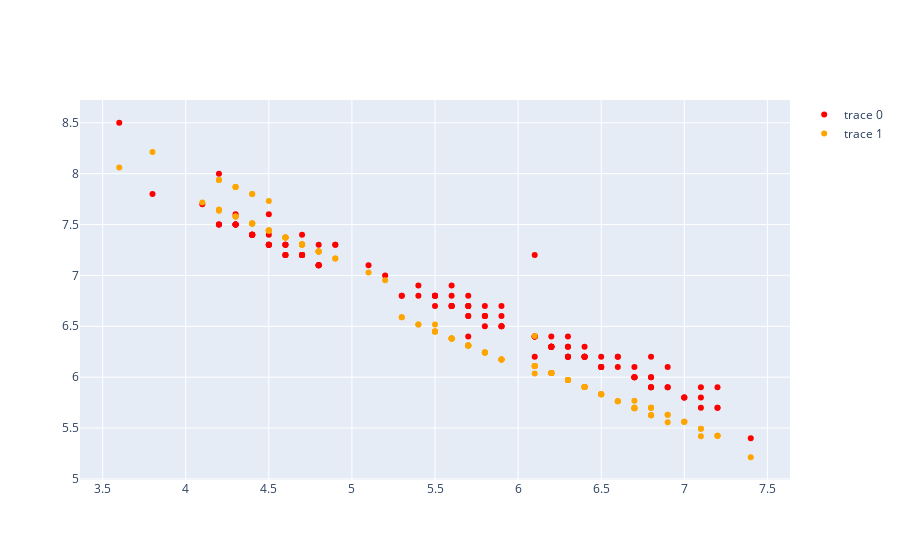

Write notebook code for a chart like this one.
### Code cell
fig = go.Figure()

fig.add_scatter(
    x=scaler.inverse_transform(X_test_scaled)[:,0].flatten(),
    y=y_test,
    mode="markers",
    marker=dict(color="red")
)

fig.add_scatter(
    x=scaler.inverse_transform(X_test_scaled)[:,0].flatten(),
    y=y_pred_nn,
    mode="markers",
    marker=dict(color="orange")
)

fig

### Figure 1 — Plotly figure (JSON) as saved in the notebook; plotly's stock layout.template omitted (floating-point values rounded to 4 significant figures; data arrays with more than 128 entries replaced by an {"elided": "..."} marker saying what was removed)
{"data": [{"marker": {"color": "red"}, "mode": "markers", "type": "scatter", "x": {"elided": "141 float values"}, "y": {"elided": "141 float values"}}, {"marker": {"color": "orange"}, "mode": "markers", "type": "scatter", "x": {"elided": "141 float values"}, "y": {"elided": "141 float values"}}], "layout": {}}
